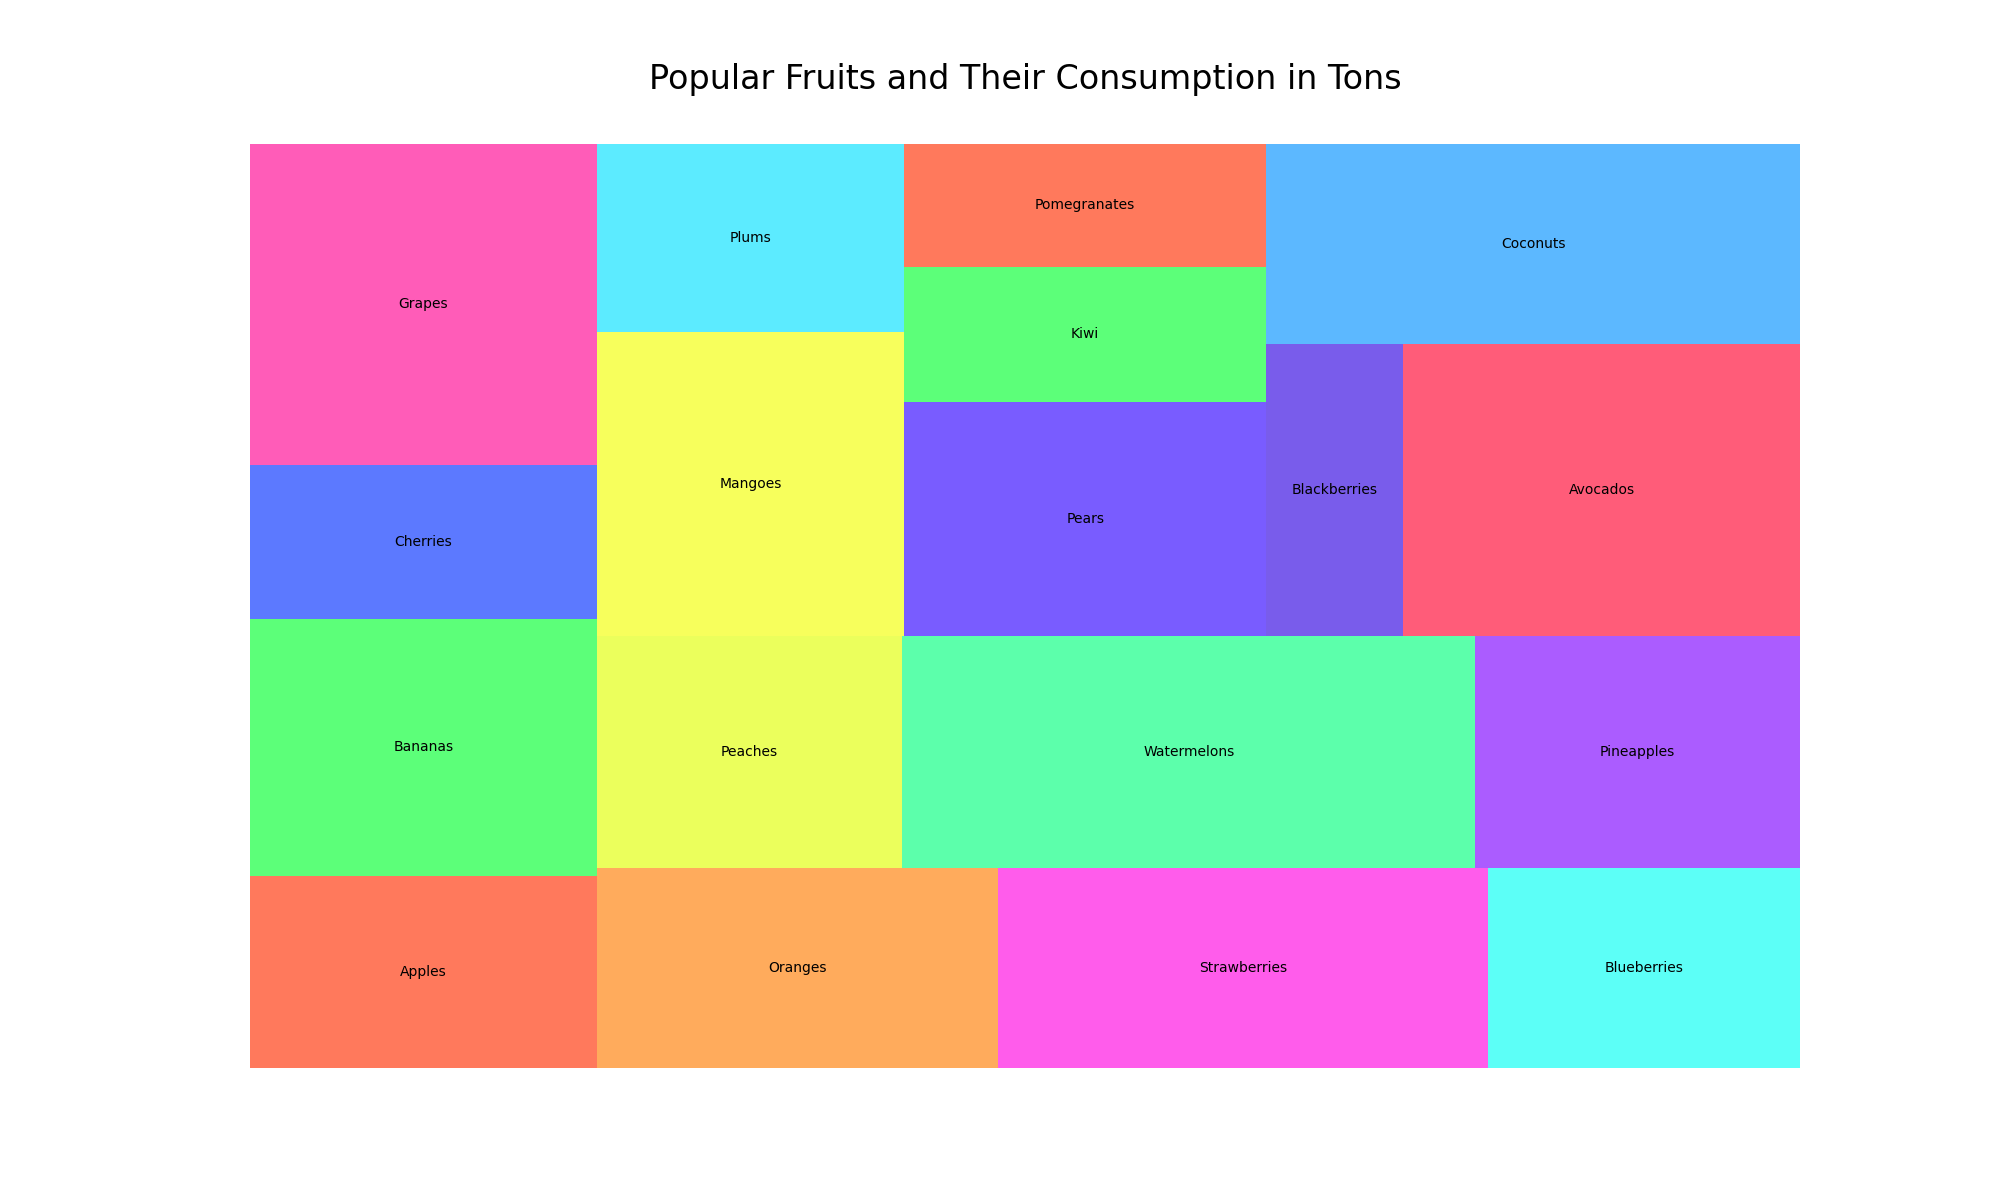

Recreate this plot in Python.

import matplotlib.pyplot as plt
import pandas as pd
import squarify  # treemap library

# Prepare the data
data = {
    'Category': ['Food & Nutrition'] * 18,
    'Item': ['Apples', 'Bananas', 'Cherries', 'Grapes', 'Oranges', 
             'Strawberries', 'Blueberries', 'Peaches', 'Watermelons', 'Pineapples', 
             'Mangoes', 'Plums', 'Pears', 'Kiwi', 'Pomegranates', 
             'Blackberries', 'Avocados', 'Coconuts'],
    'Value': [1500, 2000, 1200, 2500, 1800, 2200, 1400, 1600, 3000, 1700, 
              2100, 1300, 1900, 1100, 1000, 900, 2600, 2400]
}

df = pd.DataFrame(data)

# Create a color list with specific color codes
colors = ['#FF5733', '#33FF57', '#3357FF', '#FF33A6', '#FF9633', 
          '#FF33E6', '#33FFF6', '#E6FF33', '#33FF96', '#9633FF', 
          '#F6FF33', '#33E6FF', '#5733FF', '#33FF57', '#FF5733', 
          '#5733E6', '#FF3357', '#33A6FF']

# Create a figure with a defined size
plt.figure(figsize=(20, 12))

# Plot
squarify.plot(sizes=df['Value'], label=df['Item'], color=colors, alpha=0.8)
plt.title('Popular Fruits and Their Consumption in Tons', fontsize=24, y=1.05)

# Remove axes
plt.axis('off')

# Show the plot
plt.show()
